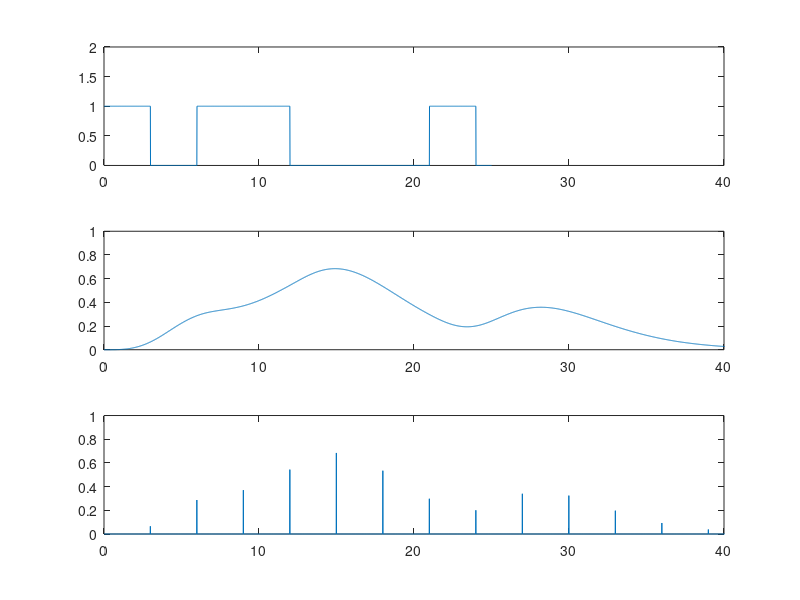

This chart was generated by the following MATLAB code:
clear all; close all; clc;      %Clear all workspaces

% Define the time axis and the hrf 
t25=0:.01:25; T0=0; n=4; lamda=2;
hrf=((t25-T0).^(n-1)).*exp(-(t25-T0)/lamda)/((lamda^n)*factorial(n-1));

% Define and plot the boxcar
box=[ones(1,300),zeros(1,300),ones(1,600),zeros(1,900),ones(1,300),zeros(1,101)];
subplot(3,1,1); plot(t25,box); axis([0 40 0 2]);

% Convolve the hrf and boxcar and then plot
B=conv(hrf,box)/100;
t=0:.01:50;
subplot(3,1,2); plot(t,B); axis([0 40 0 1]);

% Discretize the predicted BOLD response (i.e., in the vector N) & plot
Nplot=zeros(1,5001);
for i=1:13
    N(i)=B(i*300);
    Nplot(i*300)=N(i);
end;
subplot(3,1,3); plot(t,Nplot); axis([0 40 0 1]);

